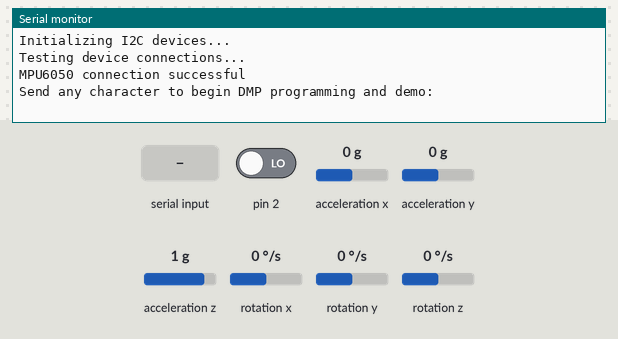
A sketch run on a simulated Arduino Uno, built with avr-gcc and run on an emulated ATmega328P. On the bench: the last lines printed to the serial monitor. Inputs (shaded band) come from the test bench; at power-on: rotation x 0 °/s, acceleration x 0 g, acceleration y 0 g, acceleration z 1 g, rotation y 0 °/s, pin 2 LOW, rotation z 0 °/s. The sensor or clock chip raises its interrupt line as the real part does.

Above: at 0.9 s.
1.0 s: "1" received over Serial
At 1.7 s:
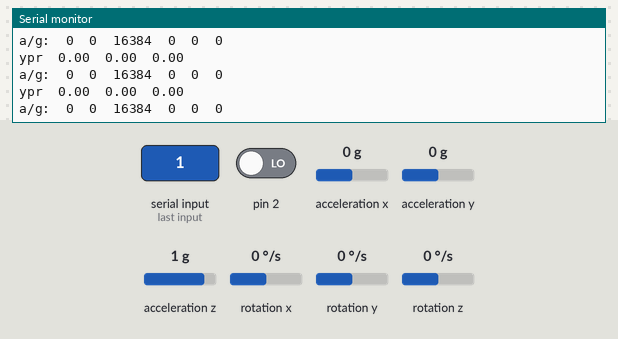
3.0 s: rotation x set to 100 °/s
At 3.5 s:
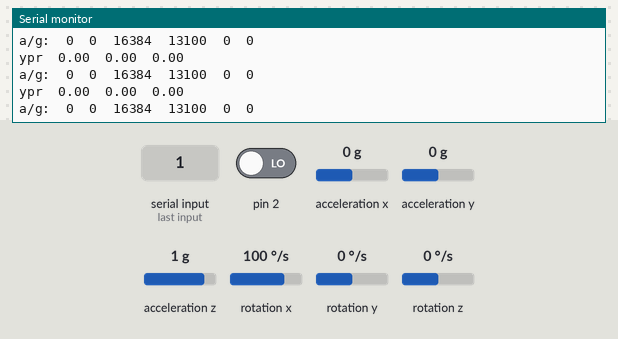
6.0 s: acceleration x set to -1.4 g
At 6.7 s:
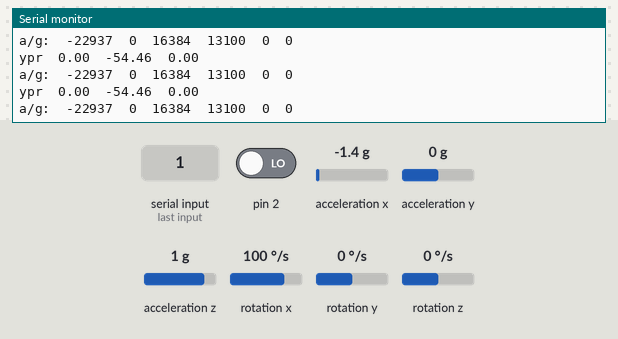
7.5 s: acceleration y set to -1.4 g
At 8.4 s:
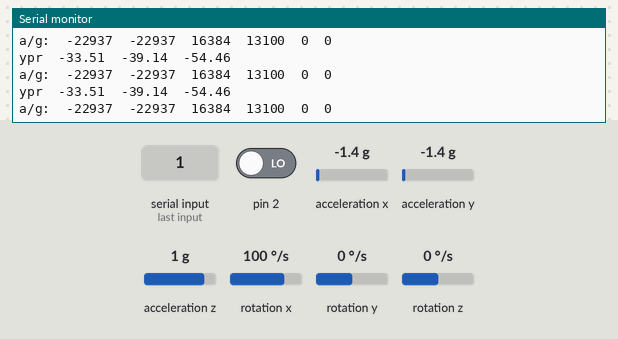
10.5 s: acceleration z set to -1.4 g
At 11.5 s:
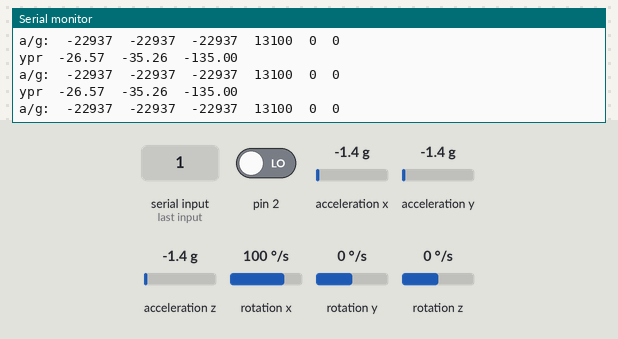
12.0 s: rotation y set to 100 °/s
At 12.8 s:
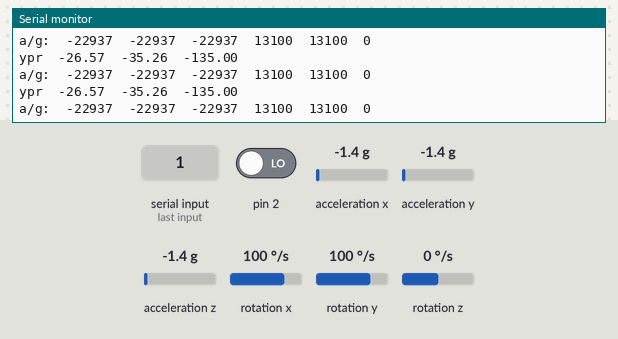
Timing chart, 0 to 15.0 s (numbered marks = the images above; inputs shaded):
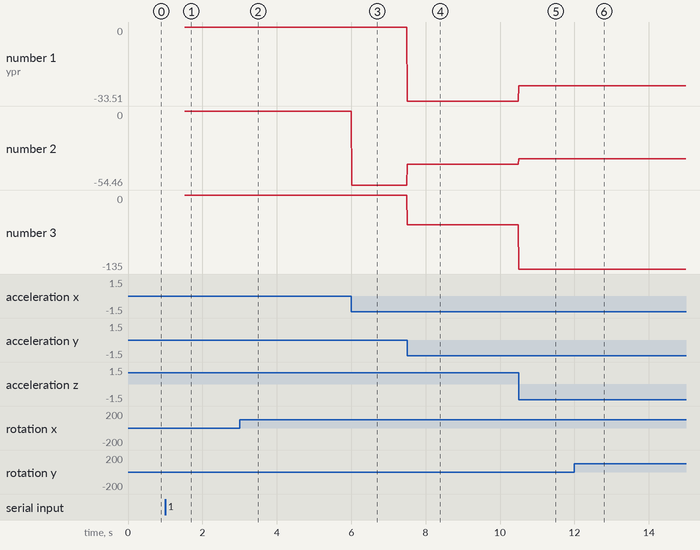

The sketch:

MPU6050.ino
```cpp
/*TakeruHayasaka,20160302*/

#include "I2Cdev.h"
#include "MPU6050_6Axis_MotionApps20.h"
// MPU control/status vars
MPU6050 mpu;
bool dmpReady = false;  // DMP の初期化が成功した場合は true に設定します。
uint8_t mpuIntStatus;   // MPU から実際の割り込みステータス バイトを保持します。
uint8_t devStatus;      // デバイス操作のたびに状態を返す(0 = success, !0 = error)
uint16_t packetSize;    // DMP パケット サイズ (デフォルトは 42 バイト)
uint16_t fifoCount;     // すべての FIFOのbyte の現在の値
uint8_t fifoBuffer[64]; // FIFO buffer

// orientation/motion vars
Quaternion q;           // [w, x, y, z]         quaternion
VectorInt16 aa;         // [x, y, z]            加速度センサー 計測値
VectorInt16 aaReal;     // [x, y, z]            重力加速度 計測値
VectorInt16 aaWorld;    // [x, y, z]            world-frame accel sensor measurements
VectorFloat gravity;    // [x, y, z]            重力ベクトル
float euler[3];         // [psi, theta, phi]    オイラー角
float ypr[3];           // [yaw, pitch, roll]   yaw/pitch/roll container and gravity vector
int16_t ax, ay, az;     //加速度センサー
int16_t gx, gy, gz;     //ジャイロセンサー

// ================================================================
// ===               割り込み検出ルーチン                         ===
// ================================================================

volatile bool mpuInterrupt = false;     // MPU割り込み端子がハイ・レベルになったかどうかを示します
void dmpDataReady() {
  mpuInterrupt = true;
}

void setup() {
  //i2c初期化
  Wire.begin();

  // シリアル通信を初期化します
  Serial.begin(115200);
  while (!Serial); // 立ち上がりまで待つ

  // デバイスの初期化
  Serial.println(F("Initializing I2C devices..."));
  mpu.initialize();

  // 接続の確認
  Serial.println(F("Testing device connections..."));
  Serial.println(mpu.testConnection() ? F("MPU6050 connection successful") : F("MPU6050 connection failed"));

  // 準備完了まで待機
  Serial.println(F("\nSend any character to begin DMP programming and demo: "));
  while (Serial.available() && Serial.read()); // empty buffer
  while (!Serial.available());                 // wait for data
  while (Serial.available() && Serial.read()); // empty buffer again

  // DMPの構成初期化
  Serial.println(F("Initializing DMP..."));
  devStatus = mpu.dmpInitialize();

  // supply your own gyro offsets here, scaled for min sensitivity
  mpu.setXGyroOffset(220);
  mpu.setYGyroOffset(76);
  mpu.setZGyroOffset(-85);
  mpu.setZAccelOffset(1788); // 1688 factory default for my test chip

  // デバイスとのコネクションが成立しているか(0 = success, !0 = error)
  if (devStatus == 0) {
    // DMPを有効に
    Serial.println(F("Enabling DMP..."));
    mpu.setDMPEnabled(true);

    //Arduino の割り込みの検出を有効にします。
    Serial.println(F("Enabling interrupt detection (Arduino external interrupt 0)..."));
    attachInterrupt(0, dmpDataReady, RISING);
    mpuIntStatus = mpu.getIntStatus();

    // DMPが有効かというフラグ
    Serial.println(F("DMP ready! Waiting for first interrupt..."));
    dmpReady = true;

    //  DMP パケット サイズを取得します。
    packetSize = mpu.dmpGetFIFOPacketSize();
  } else {
    // ERROR!
    // 1 = initial memory load failed
    // 2 = DMP configuration updates failed
    // (if it's going to break, usually the code will be 1)
    Serial.print(F("DMP Initialization failed (code "));
    Serial.print(devStatus);
    Serial.println(F(")"));
  }
}

void loop() {

  // 失敗したらさよなら
  if (!dmpReady) return ;

  // −１wait for MPU interrupt or extra packet(s) available
  while (!mpuInterrupt && fifoCount < packetSize) {
    // other program behavior stuff here
    // .
    // .
    // .
    // if you are really paranoid you can frequently test in between other
    // stuff to see if mpuInterrupt is true, and if so, "break;" from the
    // while() loop to immediately process the MPU data
    // .
    // .
    // .
  }

  // 割り込みフラグをリセットし、INT_STATUS バイトを取得(ステータスを読み取るやつ)
  mpuInterrupt = false;
  mpuIntStatus = mpu.getIntStatus();

  // 現在のFIFOの量を取得
  fifoCount = mpu.getFIFOCount();

  //  オーバーフローのチェック
  if ((mpuIntStatus & 0x10) || fifoCount == 1024) {
    // オーバーフローリセット
    mpu.resetFIFO();
    Serial.println(F("FIFO overflow!"));

    // それ以外の場合、DMP データ準備割り込み (頻繁に発生する必要あり) を確認します。
  } else if (mpuIntStatus & 0x02) {
    // 正確な利用可能なデータ長を待つ
    while (fifoCount < packetSize) fifoCount = mpu.getFIFOCount();

    // FIFO からパケットを読む
    mpu.getFIFOBytes(fifoBuffer, packetSize);

    //  1 パケットでもある場合ここで FIFO のカウントを追跡する。
    // (これにより、割り込みを待つことがなくすぐにできる)
    fifoCount -= packetSize;

    // オイラー角を度単位で表示
    mpu.dmpGetQuaternion(&q, fifoBuffer);
    mpu.dmpGetGravity(&gravity, &q);
    mpu.dmpGetYawPitchRoll(ypr, &q, &gravity);
    Serial.print("ypr\t");
    Serial.print(ypr[0] * 180 / M_PI);
    Serial.print("\t");
    Serial.print(ypr[1] * 180 / M_PI);
    Serial.print("\t");
    Serial.println(ypr[2] * 180 / M_PI);
    //生データ取得
    mpu.getMotion6(&ax, &ay, &az, &gx, &gy, &gz);
    Serial.print("a/g:\t");
    Serial.print(ax); Serial.print("\t");
    Serial.print(ay); Serial.print("\t");
    Serial.print(az); Serial.print("\t");
    Serial.print(gx); Serial.print("\t");
    Serial.print(gy); Serial.print("\t");
    Serial.println(gz);
}
}
```

Measured:
- after the input at 1.0 s, the serial monitor: prints a new line at once (image 1)
- after the input at 3.0 s, the serial monitor: prints a new line at once (image 2)
- after the input at 6.0 s, the serial monitor: prints a new line at once (image 3)
- after the input at 7.5 s, the serial monitor: prints a new line at once (image 4)
- after the input at 10.5 s, the serial monitor: prints a new line at once (image 5)
- after the input at 12.0 s, the serial monitor: prints a new line at once (image 6)
- plotted number 1: 0 → -33.51 after the input at 7.5 s, -33.51 → -26.57 after the input at 10.5 s
- plotted number 2: 0 → -54.46 after the input at 6.0 s, -54.46 → -39.14 after the input at 7.5 s, -39.14 → -35.26 after the input at 10.5 s
